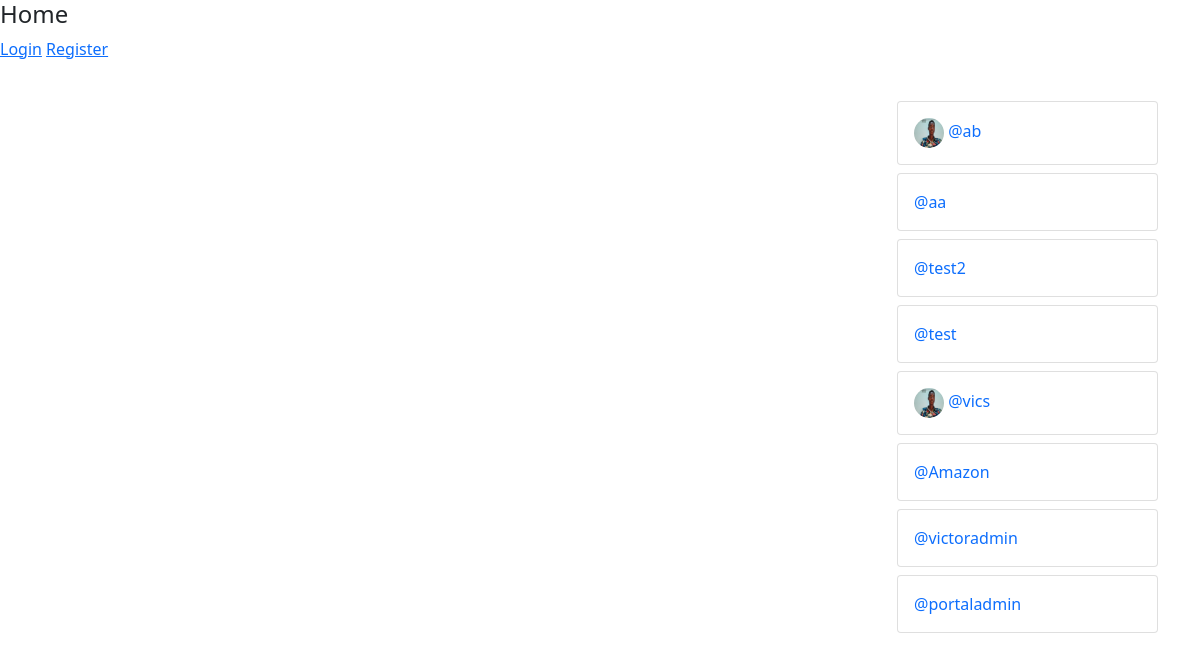
The app's page /, older data.
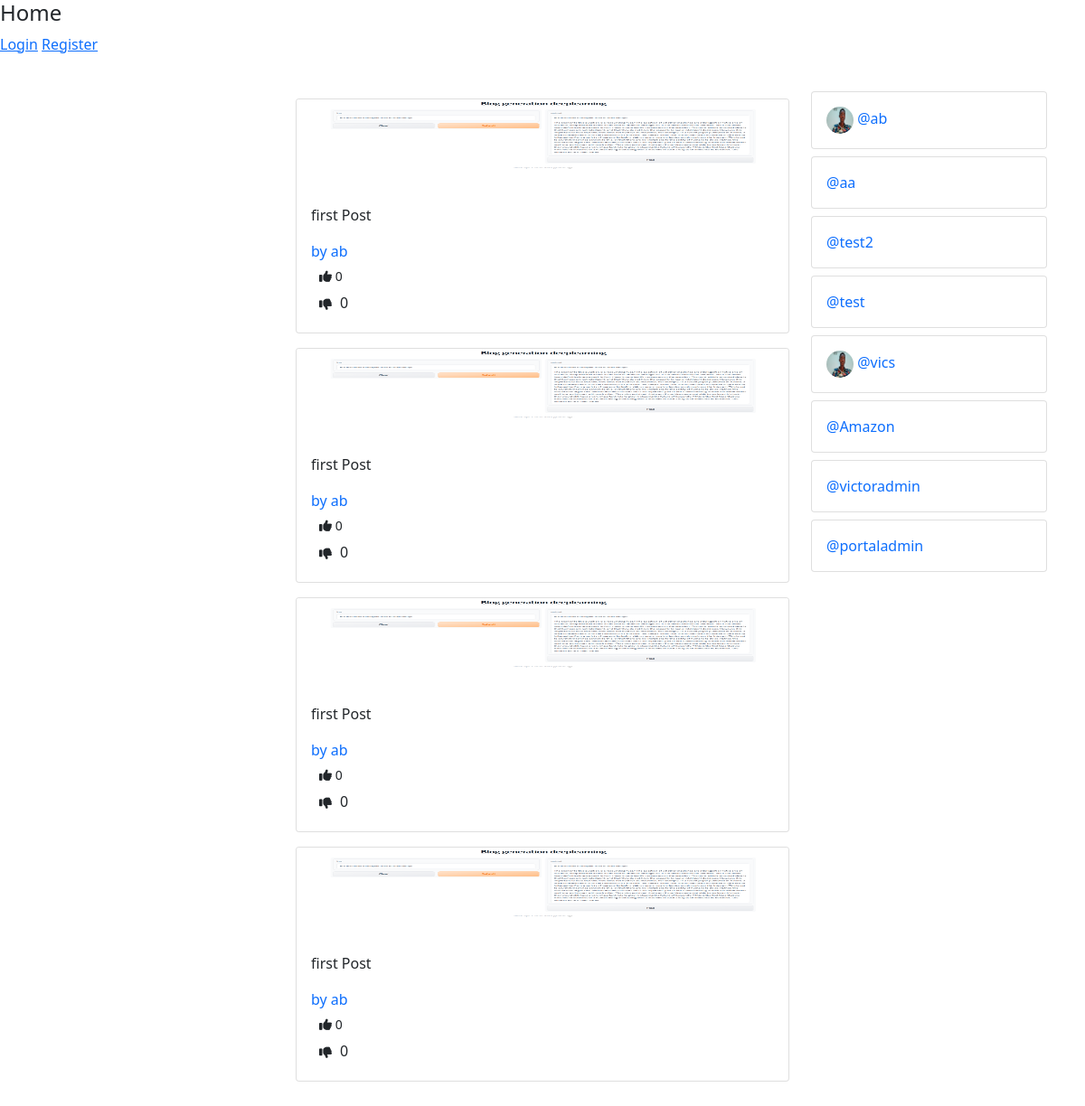
The same page, newer data.
### users/models.py (models this page shows, shortened)
class Profile(models.Model):
    user = models.OneToOneField(User, on_delete=models.CASCADE, related_name='profile')
    image = models.FileField(upload_to='profile/images', null=True, blank=True)
    bio = models.TextField(null=True, blank=True)
    location = models.CharField(max_length=300, null=True, blank=True)
    followers = models.ManyToManyField(User, blank=True, related_name='followers')

### posts/models.py (models this page shows, shortened)
class Post(models.Model):
    title = models.CharField(max_length=300,blank=True)
    image = models.FileField(upload_to="posts/images", blank=True)
    caption = models.TextField(blank=True)
    author = models.ForeignKey(User, on_delete=models.CASCADE, null=True,blank=True)
    likes = models.ManyToManyField(User, blank=True, related_name='likes')
    dislikes = models.ManyToManyField(User, blank=True, related_name='dislikes')

### posts/views.py (the view, shortened to what this page needs)
# urls.py: path('', home, name="home"),
def home(request):
    profiles = Profile.objects.all().order_by('-id')[:10]
    posts = Post.objects.all().order_by('-id')
    form = PostForm()
    context ={
        'profiles':profiles,
        'form':form,
        'posts':posts,
    }
    return render(request, 'Posts/index.html', context)

### templates/Posts/index.html (shortened to what this page needs)
{% load crispy_forms_tags %}
<!DOCTYPE html>
<html lang="en">
<head>
    <link href="https://cdn.jsdelivr.net/npm/bootstrap@5.0.2/dist/css/bootstrap.min.css" rel="stylesheet">
</head>
<body>
    {% if request.user.is_authenticated %}
    <h4>{{request.user.username}}</h4>
    <a href="{% url 'logout' %}">Logout
        <i class="fa-solid fa-arrow-right-from-bracket"></i>
    </a>
    <a href="{% url 'profile' request.user.profile.id %}">Profile
        <i class="fa-solid fa-arrow-right-from-bracket"></i>
    </a>
    <button type="button" class="btn " data-bs-toggle="modal" data-bs-target="#exampleModal">
        Create Post
      </button>
    {% else %}
    <h4>Home</h4>
    <a href="{% url 'login' %}">Login</a>
    <a href="{% url 'register' %}">Register</a>
    {% endif %}
    <div class="container mt-4 mb-4">
        <div class="row mt-4 mb-4">
            <div class="col-md-3"></div>
            <div class="col-md-6 mt-2 mb-2">
                {% for post in posts %}
                <div class="card mt-3 mb-2">
                    <img src="{{post.image.url}}"  class="card-img-top" width="150" height="100" alt="">
                    <div class="card-body">
                        <p class="card-text">{{post.title}}</p>
                        <a style="text-decoration:none" href="{% url 'profile' post.author.profile.id %}" class="card-text">by {{post.author.profile.user.username}}</a>
                            <form method=post action={% url 'like' post.id %}>
                                <button type="submit" class="btn btn-sm"><i class="fa fa-thumbs-up"></i> {{post.likes.all.count}}</button>
                                <form method=post action={% url 'dislike' post.id %} >
                                    <button type="submit" class="btn btn-sm"><i class="fa fa-thumbs-down"></i> </button>{{post.dislikes.all.count}}
                                    </form>
                    </div>
                </div>
                {% endfor %}
            </div>
            <div class="col-md-3 mt-2 mb-2">
                {% for profile in profiles %}
                    <div class="card mt-2 mb-2">
                        <div class="card-body">
                            <div class="">
                            {% if profile.image %}
                            <img src="{{profile.image.url}}" class="rounded-circle" width="30" height="30" alt="">
                            {% endif %}
                            <a style="text-decoration: none;" href="{% url 'profile' profile.id %}">@{{profile.user.username}}</a>
                        </div>
                        </div>
                    </div>
                {% endfor %}
            </div>
        </div>
    </div>
</body>
</html>

Row changes from the older to the newer data that the page shows:
added Post: image (picture), title "first Post", author.profile.user.username "ab", likes.all.count "0", dislikes.all.count "0"
added Post: image (picture), title "first Post", author.profile.user.username "ab", likes.all.count "0", dislikes.all.count "0"
added Post: image (picture), title "first Post", author.profile.user.username "ab", likes.all.count "0", dislikes.all.count "0"
added Post: image (picture), title "first Post", author.profile.user.username "ab", likes.all.count "0", dislikes.all.count "0"
